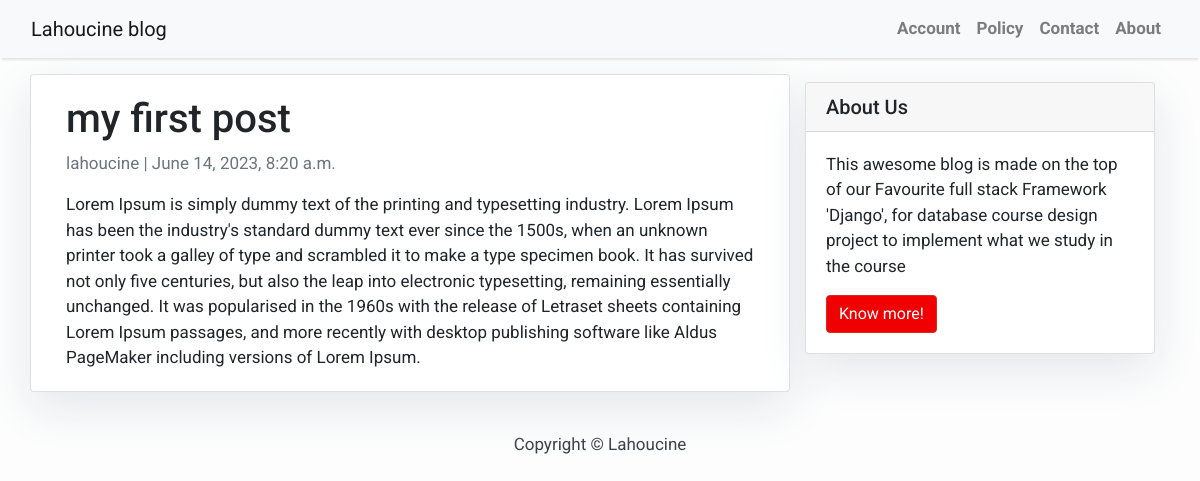
Page /post/ on the committed database.
### blog/models.py (models this page shows, shortened)
class Post(models.Model):
    title = models.CharField(max_length=200, unique=True)
    slug = models.SlugField(max_length=200, unique=True)
    author = models.ForeignKey(User, on_delete= models.CASCADE,related_name='blog_posts')
    updated_on = models.DateTimeField(auto_now= True)
    content = models.TextField()
    created_on = models.DateTimeField(auto_now_add=True)
    status = models.IntegerField(choices=STATUS, default=0)
    class Meta:
        ordering = ['-created_on']

### blog/views.py (the view)
# urls.py: path('<slug:slug>/', views.PostDetail.as_view(), name='post_detail'),
class PostDetail(generic.DetailView):
    model = Post
    template_name = 'post_detail.html'

### templates/post_detail.html
{% extends 'base.html' %} {% block content %}
<div class="container">
  <div class="row">
    <div class="col-md-8 card mb-4  mt-3 left  top">
      <div class="card-body">
        <h1>{% block title %} {{ object.title }} {% endblock title %}</h1>
        <p class=" text-muted">{{ post.author }} | {{ post.created_on }}</p>
        <p class="card-text ">{{ object.content | safe }}</p>
      </div>
    </div>
    {% block sidebar %} {% include 'sidebar.html' %} {% endblock sidebar %}
  </div>
</div>
{% endblock content %}

### templates/base.html (style rules this page uses)
body { font-family: "Roboto", sans-serif; font-size: 17px; background-color: #fdfdfd; }

### templates/sidebar.html (style rules this page uses)
.card { box-shadow: 0 16px 48px #E3E7EB; }

### rows in the picture
Post: title "my first post", author "lahoucine", created_on "June 14, 2023, 8:20 a.m.", content "Lorem Ipsum is simply dummy text of the printing and typesetting industry. Lorem Ipsum has been the industry's standard dummy text ever since the 1500s, when an unknown printer took a galley of type and scrambled it to make a type specimen book. It has survived not only five centuries, but also the leap into electronic typesetting, remaining essentially unchanged. It was popularised in the 1960s with the release of Letraset sheets containing Lorem Ipsum passages, and more recently with desktop publishing software like Aldus PageMaker including versions of Lorem Ipsum."
